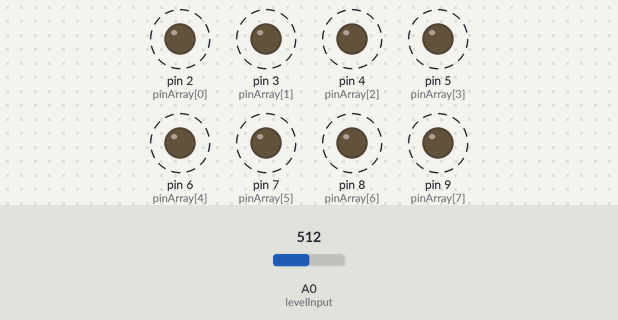
Simulated run of this sketch. Board: Arduino Uno, built with avr-gcc and run on an emulated ATmega328P. On the bench: output pins drawn as LEDs (lit = HIGH). Dashed ring = blinking. Inputs (shaded band) come from the test bench; at power-on: A0 (levelInput) = 512.

Above: at 1.8 s.
1.9 s: A0 (levelInput) set to 0
At 2.7 s:
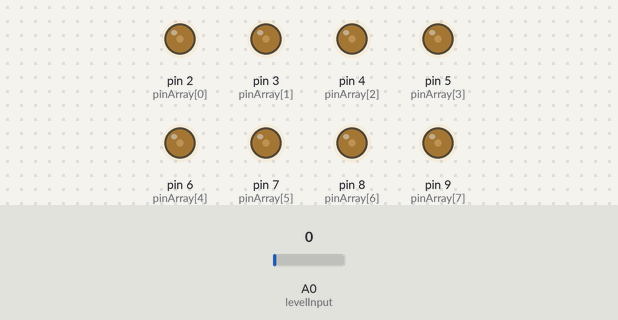
3.6 s: A0 (levelInput) set to 17
At 3.77 s:
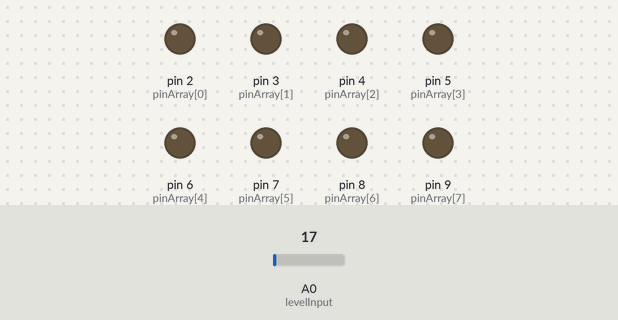
At 4.6 s:
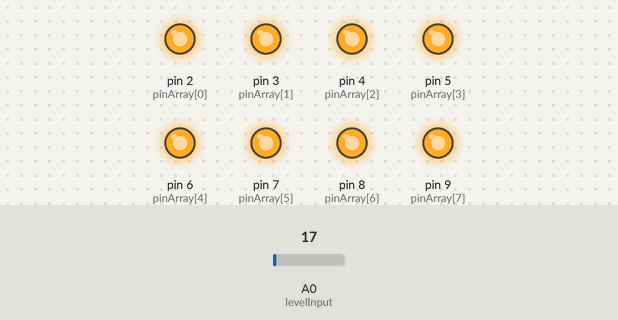
15.9 s: A0 (levelInput) set to 122
Timing chart, 0 to 25.4 s (numbered marks = the images above; inputs shaded):
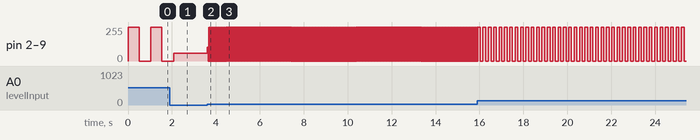

Measured:
- after the input at 3.6 s, pin 2 (pinArray[0]), pin 3 (pinArray[1]), pin 4 (pinArray[2]), pin 5 (pinArray[3]), pin 6 (pinArray[4]), pin 7 (pinArray[5]), pin 8 (pinArray[6]), pin 9 (pinArray[7]): 60/255 → 104/255 at once, then repeats every 0.03 s: 0/255 0.02 s, 255/255 0.02 s
- by itself, pin 2 (pinArray[0]), pin 3 (pinArray[1]), pin 4 (pinArray[2]), pin 5 (pinArray[3]), pin 6 (pinArray[4]), pin 7 (pinArray[5]), pin 8 (pinArray[6]), pin 9 (pinArray[7]): alternates 255/255 for 0.51 s and 0/255 for 0.51 s

The sketch:

EightLEDsPotSpeed.ino
```cpp
/* Knight Rider 2
 * --------------
 *
 * Reducing the amount of code using for(;;).
 *
 *
 * (cleft) 2005 K3, Malmo University
 * @author: David Cuartielles
 * @hardware: David Cuartielles, Aaron Hallborg
 */

int pinArray[] = {2, 3, 4, 5, 6, 7, 8, 9};
int count = 0;
int timer = 10;
int levelInput = A0;

void setup(){
  // we make all the declarations at once
  for (count=0;count<8;count++) {
    pinMode(pinArray[count], OUTPUT);
  }
 // Serial.begin(9600); // use this to activate the Serial Monitor
}

void loop() {
int timer = analogRead(levelInput);
//Serial.println(levelValue);  // Use this to Debug the pot as needed
  for (count=0;count<=7;count++) {
   digitalWrite(pinArray[count], HIGH);
  }
  delay(timer);
  for (count=0;count<=7;count++) {
   digitalWrite(pinArray[count], LOW);
  }
  delay(timer);
}
```
